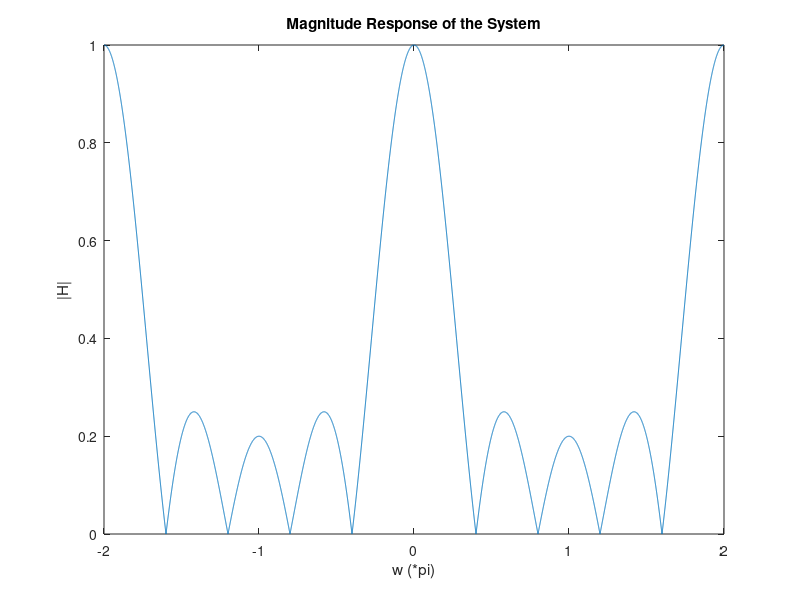
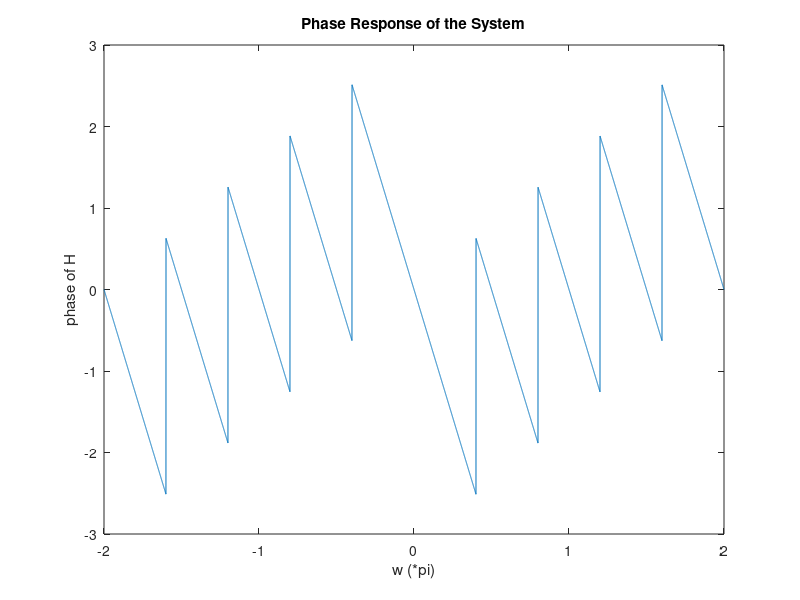

The MATLAB source for these figures, in order: (Note: this script raises an error after producing the figures.)
%%
%question 2

m_1=0;
m_2=4;
w=linspace(-2*pi,2*pi,10^4); %frequency
coeff = 1/(m_1+m_2+1);
%H is the frequency response of the system
H=coeff*(sin(w*(m_1+m_2+1)/2)./sin(w/2)).*exp(-1i*w*(m_2-m_1)/2); 

figure(1);
plot(w/pi,abs(H))
xlabel('w (*pi)');
ylabel('|H|');
title('Magnitude Response of the System')

phase=angle(H); %phase of the frequency response
figure(2);
plot(w/pi,phase);
xlabel('w (*pi)');
ylabel('phase of H');
title('Phase Response of the System')



%%
%question-3

a=[1 -1.8*cos(pi/16) 0.81]; %coeff y
b=[1 1/2]; %% coeff x
n=0:100; 
[h, x] = dimpulse(b,a,length(n));
plot(x);
h=[zeros(10,1);h];
n=-10:100;
stem(n,h);
title('Impulse response of the difference equation');
xlabel('n');
ylabel('h[n]');


%%
%question-3b

coef_b = [1 1/2];
coef_a = [1 -1.8*cos(pi/16) 0.81];
[r,p,k] = residuez(coef_b,coef_a);

abs_p1 = abs(p(1));
imag_p1 = imag(p(1));

abs_p2 = abs(p(2));
imag_p2 = imag(p(2));


%%
%question3c

n = 0:100;
h = (0.5-3.9375i)*((0.9).^n).*(exp(0.1756i*n))+(0.5+3.9375i)*((0.9).^n).*(exp(-0.1756i.*n));
x = exp(1i.*n*pi/3);


coeff_b = [1 -1.8*cos(pi/16) 0.81];
coeff_a = [1 1/2];
y = filter(coeff_a,coeff_b,x);
mag_y = abs(y);
phase_y = angle(y);
figure();
stem(n,mag_y)  
ylabel('abs(y[n])');
figure(3)
stem(n,phase_y)
ylabel('phase y[n]')

%% 
%Part E

w = -pi:0.1:pi;

Hss = (1+(1/2)*(exp(-1i*w)))./(1-1.8*cos(pi/16)*exp(-1i*w)+0.81*exp(-2*1i*w));

plot(w,abs(Hss))
title('Magnitude of H');
ylabel('abs(Hss(w))');
xlabel('w');

figure(2)
plot(w,angle(Hss))

title('Phase of H');
ylabel('Phase Hss(w)');
xlabel('w');

%% 
%Part F


n = 0:100;

x = exp(1i.*n*pi/3);
w = pi/3;
coeff_b = [1 -1.8*cos(pi/16) 0.81];
coeff_a = [1 1/2];
y = filter(coeff_a,coeff_b,x);

Hss = (1+(1/2)*(exp(-1i*w)))./(1-1.8*cos(pi/16)*exp(-1i.*w)+0.81*exp(-2*1i*w));

yss = exp(1i*(pi/3).*n)*Hss;
y_trans = y-yss;

stem(n,abs(y_trans))
title('Magnitude of Transient');
ylabel('|ytr[n]|');
xlabel('n');

figure(2)
stem(angle(y_trans))
title('Phase of Transient');
ylabel('<ytr[n]');
xlabel('n');



